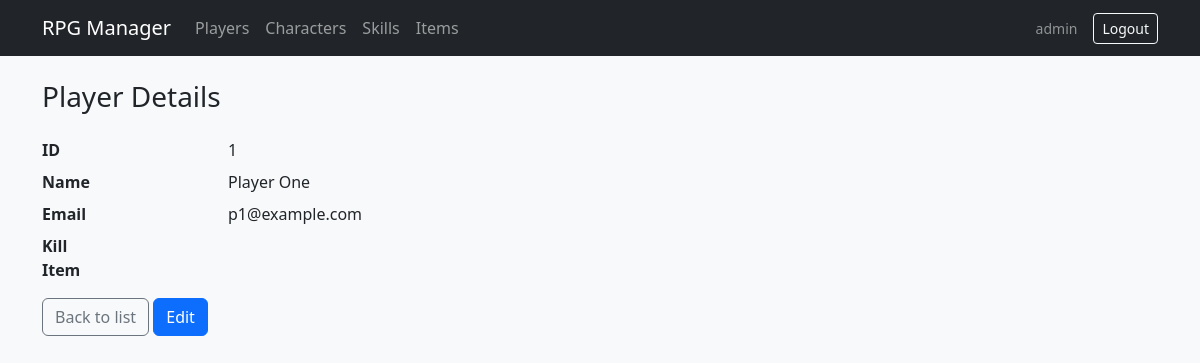
Page /public/index.php?controller=player&action=show&id=1 (signed in) on the committed database.
### tables this page shows
CREATE TABLE IF NOT EXISTS players (
  id INT UNSIGNED AUTO_INCREMENT PRIMARY KEY,
  name VARCHAR(120) NOT NULL,
  email VARCHAR(180) NOT NULL,
  kill_character_id INT UNSIGNED NULL,
  item_id INT UNSIGNED NULL
);

### app/core/Controller.php (called while the page is built, shortened)
<?php
class Controller
{
    protected function render(string $viewFile, array $data = []): void
    {
        extract($data, EXTR_SKIP);
        $viewPath = ROOT_PATH . '/frontend/' . $viewFile;
        require $viewPath;
    }
    protected function get(string $key, $default = null)
    {
        return $_GET[$key] ?? $default;
    }
}

### app/controllers/PlayerController.php (called while the page is built, shortened)
<?php
class PlayerController extends Controller
{
    private Player $model;
    public function __construct()
    {
        $this->model = new Player();
    }
    public function show(): void
    {
        $id = (int) $this->get('id', 0);
        $player = $this->model->findById($id);
        $this->render('players/show.php', ['player' => $player, 'pageTitle' => 'Player Details']);
    }
}

### public/index.php (called while the page is built, shortened)
<?php
require_once ROOT_PATH . '/app/core/bootstrap.php';
$rawAction = strtolower((string) ($_GET['action'] ?? 'index'));
$actionName = preg_replace('/[^a-z]/', '', $rawAction);
$controller = new $className();
$controller->$actionName();

### app/core/bootstrap.php (called while the page is built, shortened)
<?php
require_once ROOT_PATH . '/app/config/helpers.php';
spl_autoload_register(function ($className) {
    $paths = [
        ROOT_PATH . '/app/controllers/' . $className . '.php',
        ROOT_PATH . '/app/models/' . $className . '.php',
        ROOT_PATH . '/app/core/' . $className . '.php',
    ];
    foreach ($paths as $path) {
        if (is_file($path)) {
            return;
        }
    }
});
require_once ROOT_PATH . '/app/config/database.php';

### app/config/database.php (called while the page is built, shortened)
<?php
class Database
{
    private static ?PDO $instance = null;
    public static function getConnection(): PDO
    {
        if (self::$instance === null) {
            $dsn = 'mysql:host=' . self::HOST . ';dbname=' . self::DB_NAME . ';charset=' . self::CHARSET;
            $options = [
                PDO::ATTR_ERRMODE            => PDO::ERRMODE_EXCEPTION,
                PDO::ATTR_DEFAULT_FETCH_MODE => PDO::FETCH_ASSOC,
                PDO::ATTR_EMULATE_PREPARES   => false,
            ];
            self::$instance = new PDO($dsn, self::USER, self::PASS, $options);
        }
        return self::$instance;
    }
}

### app/models/Player.php (called while the page is built, shortened)
<?php
class Player
{
    private PDO $db;
    public function __construct()
    {
        $this->db = Database::getConnection();
    }
    public function findById(int $id): ?array
    {
        $sql = 'SELECT p.*, c.name AS kill_character_name, i.name AS item_name
                FROM players p
                LEFT JOIN characters c ON c.id = p.kill_character_id
                LEFT JOIN items i ON i.id = p.item_id
                WHERE p.id = :id LIMIT 1';
        $st = $this->db->prepare($sql);
        $st->execute(['id' => $id]);
        $row = $st->fetch();
        return $row ?: null;
    }
}

### app/config/helpers.php (called while the page is built)
<?php
function base_url(): string
{
    $b = rtrim((string) BASE_URL, '/');
    return $b === '' ? '' : $b . '/';
}
function e(?string $s): string
{
    return htmlspecialchars((string) $s, ENT_QUOTES, 'UTF-8');
}

### frontend/players/show.php (the view)
<?php
require ROOT_PATH . '/frontend/views/layout/header.php';
?>
<h1 class="h3 mb-4">Player Details</h1>
<dl class="row col-lg-8">
    <dt class="col-sm-3">ID</dt>
    <dd class="col-sm-9"><?php echo e((string) $player['id']); ?></dd>
    <dt class="col-sm-3">Name</dt>
    <dd class="col-sm-9"><?php echo e($player['name']); ?></dd>
    <dt class="col-sm-3">Email</dt>
    <dd class="col-sm-9"><?php echo e($player['email']); ?></dd>
    <dt class="col-sm-3">Kill</dt>
    <dd class="col-sm-9"><?php echo e($player['kill_character_name'] ?? ''); ?></dd>
    <dt class="col-sm-3">Item</dt>
    <dd class="col-sm-9"><?php echo e($player['item_name'] ?? ''); ?></dd>
</dl>
<a class="btn btn-outline-secondary" href="<?php echo e(base_url()); ?>index.php?controller=player&action=index">Back to list</a>
<a class="btn btn-primary" href="<?php echo e(base_url()); ?>index.php?controller=player&action=edit&id=<?php echo (int) $player['id']; ?>">Edit</a>
<?php require ROOT_PATH . '/frontend/views/layout/footer.php'; ?>

### rows in the picture
players: id "1", name "Player One", email "p1@example.com"

### other values in the picture
$u['username'] "admin"
